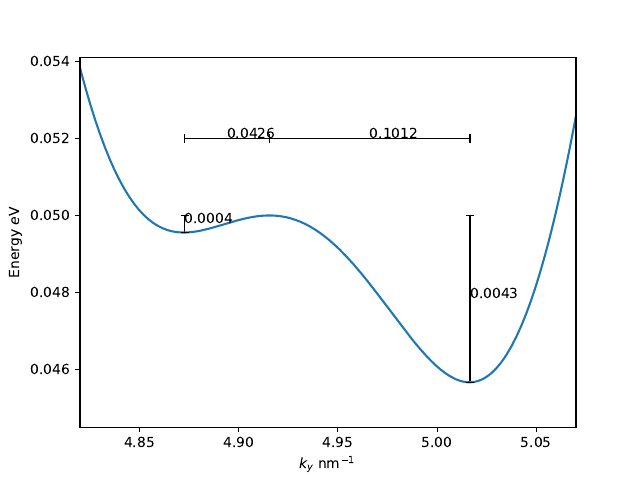

Generate this figure with Python:
from bbg import BLG_H
import numpy as np
import matplotlib.pyplot as plt
from numpy.linalg import eigvalsh

N_k = 401
a0=0.246
Kmax = 0.03/a0*2
kxs = np.linspace(-Kmax,Kmax,N_k) + 2*np.pi/(3*a0)
kxs = np.array([0])+ 2*np.pi/(3*a0)
kys = np.linspace(-Kmax,Kmax,N_k) + 2*np.pi/(3*np.sqrt(3)*a0)

H = BLG_H([kxs, kys], D=1.0)
evals = eigvalsh(H)
print(evals.shape)

# plt.plot(kys, np.squeeze(evals)[:,2])
# plt.show()

points = np.pad(np.diff(np.sign(np.diff(np.squeeze(evals)[:,2]))) != 0, 1, constant_values = False)
K_splits = kys[points]
E_splits = np.squeeze(evals)[points, 2]


#plot
plt.plot(kys, np.squeeze(evals)[:,2], label = "D = 1V/nm")

#measure styles
gap_style = {"capsize":3, "elinewidth":1, "markeredgewidth":1, "color": "black"}

#energy gap left
plt.errorbar([K_splits[0],], sum([E_splits[0], E_splits[1]])/2,sum([E_splits[0], -E_splits[1]])/2 , **gap_style)
plt.annotate(str(abs(sum([E_splits[0], -E_splits[1]])))[:6], (K_splits[0],sum([E_splits[0], E_splits[1]])/2))

#energy gap right
plt.errorbar([K_splits[2],], sum([E_splits[2], E_splits[1]])/2,sum([E_splits[2], -E_splits[1]])/2 ,  **gap_style)
plt.annotate(str(abs(sum([E_splits[2], -E_splits[1]])))[:6], (K_splits[2],sum([E_splits[2], E_splits[1]])/2))

#kgap right
plt.errorbar(sum([K_splits[2],K_splits[1]])/2,[0.052,],xerr = sum([K_splits[2], -K_splits[1]])/2 ,  **gap_style)
plt.annotate(str(abs(sum([K_splits[2], -K_splits[1]])))[:6], (sum([K_splits[2],K_splits[1]])/2,0.052))

plt.errorbar(sum([K_splits[0],K_splits[1]])/2,[0.052,],xerr = sum([K_splits[0], -K_splits[1]])/2 ,  **gap_style)
plt.annotate(str(abs(sum([K_splits[0], -K_splits[1]])))[:6], (sum([K_splits[0],K_splits[1]])/2,0.052))
plt.ylim(0.0445,0.0541)
plt.xlim(4.82, 5.07)
plt.xlabel("$k_y$ nm$^{-1}$")
plt.ylabel("Energy $e$V")
plt.savefig("bands.pdf")

# plt.imshow(evals[:,:,2], vmax = 0.1)
# plt.colorbar()
# plt.show()
